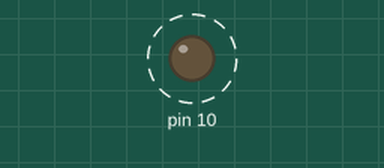
This sketch was run on a simulated Arduino Uno, built with avr-gcc and run on an emulated ATmega328P. Parts: output pins drawn as LEDs (lit = HIGH). Dashed ring = blinking. What the sketch prints to the serial monitor is not drawn.

Above: at 0.4 s.
Timing chart, 0 to 3.0 s (numbered marks = the images above):
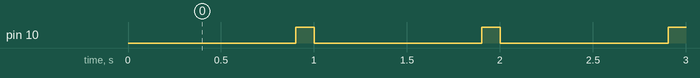

The sketch:

SPI_Master_Receive_Data_Char.ino
```cpp
#include<SPI.h>
char ch[9];
char Data[]="SURENDRA\n";

void setup() {
Serial.begin(9600);
digitalWrite(SS,HIGH);
SPI.begin();
SPI.setClockDivider(SPI_CLOCK_DIV128);
}

void loop() {
  digitalWrite(SS,LOW);
  for(int i=0;i<sizeof(ch);i++)
  {
  ch[i]=SPI.transfer(0);
  Serial.print(ch[i]);

  SPI.transfer(Data[i]);
   delay(100);
  }
//  ch=SPI.transfer(0);
//  Serial.print(ch);
  digitalWrite(SS,HIGH);
  delay(100);

}
```

Measured:
- by itself, pin 10: alternates HIGH for 0.10 s and LOW for 0.90 s
